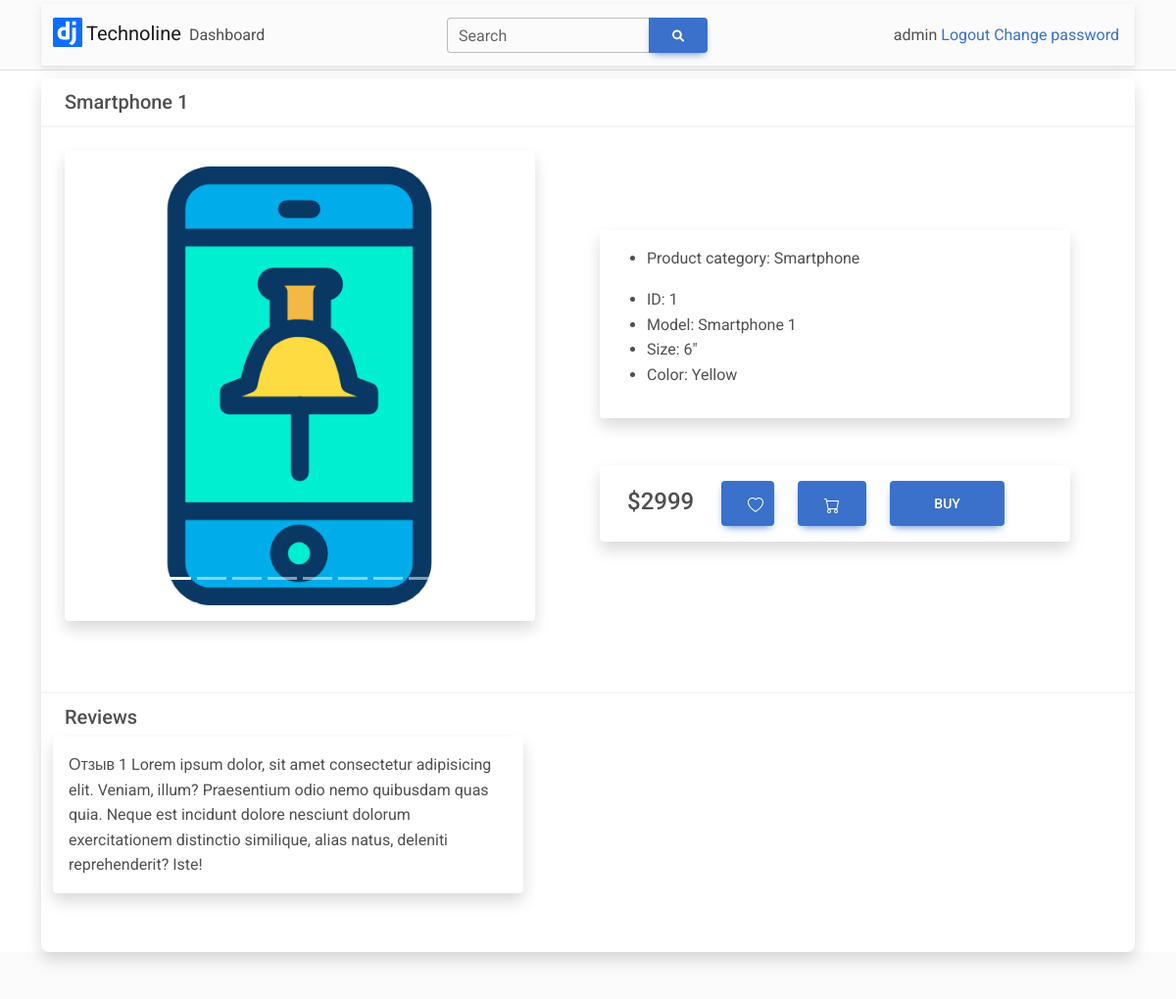
The page /product/1 (signed in) on the database its author committed.
### products/models.py (models this page shows, shortened)
class Product(models.Model):
    product_name = models.CharField(max_length=50, verbose_name='Product/Model name')
    category = models.ForeignKey(Category, on_delete=models.CASCADE)
    description = models.TextField(blank=True, null=True, default=None)
    preview_image = models.ImageField('preview_image')
    price = models.IntegerField(verbose_name='Price')
    created = models.DateTimeField(auto_now_add=True, auto_now=False)
    updated = models.DateTimeField(auto_now_add=False, auto_now=True)
    def __str__(self):
        return self.product_name

class Image(models.Model):
    product = models.ForeignKey(Product, on_delete=models.CASCADE, default=None, related_name='images')
    title = models.CharField(max_length=50, blank=True)
    image = models.ImageField(upload_to='products/image')
    created = models.DateTimeField(auto_now_add=True, auto_now=False)
    updated = models.DateTimeField(auto_now_add=False, auto_now=True)

class Category(models.Model):
    category_name = models.CharField(max_length=50, unique=True, verbose_name='Category Name')
    created = models.DateTimeField(auto_now_add=True, auto_now=False)
    updated = models.DateTimeField(auto_now_add=False, auto_now=True)
    def __str__(self):
        return self.category_name

class Size(models.Model):
    title = models.CharField(max_length=50)
    def __str__(self):
        return self.title

class Color(models.Model):
    title = models.CharField(max_length=50)
    def __str__(self):
        return self.title

### products/views.py (the view)
# urls.py: path('product/<int:product_id>', views.product_view, name='product-view'),
def product_view(request, product_id):
    product = Product.objects.get(pk=product_id)
    context = {
        'product': product
    }
    return render(request, 'products/product_view.html', context)

### products/models.py (called while the page is built)
    def get_model_fields(self):
        return [(field.verbose_name, getattr(self, field.name)) for field in Attribute._meta.fields]

### products/templates/products/product_view.html (shortened to what this page needs)
{% extends "base.html" %}
{% block content %}
	<div class="card shadow">
		<h5 class="card-header">{{ product.product_name }}</h5>
		<div class="card-body">
			<div class="row align-items-center">
				<div class="col">
					<div class="card shadow p-3 mb-5 bg-body rounded" style="width: 30rem;">
						{% include "carousel.html" with product=product %}
					</div>
				</div>
				<div class="col">
					<div class="card shadow p-3 mb-5 bg-body rounded" style="width: 30rem;">
						<ul>
							<li>Product category: {{ product.category }}</li>
							{% for name, value in product.attributes.get.get_model_fields %}
								<li>{{ name }}: {{ value }}</li>
							{% endfor %}
						</ul>
					</div>
					<div class="card shadow p-3 mb-5 bg-body rounded" style="width: 30rem;">
						<div class="container">
							<div class="row align-items-center">
								<div class="col-auto">
									<h4 class="mb-1 me-1">${{ product.price }}</h4>
								</div>
								<div class="col-auto">
									<button type="button" class="btn btn-primary btn-lg" style="width: 3rem;">
									</button>
								</div>
								<div class="col-auto">
									<button type="button" class="btn btn-primary btn-lg">
									</button>
								</div>
								<div class="col">
									<button type="button" class="btn btn-primary btn-lg w-75">Buy</button>
								</div>
							</div>
						</div>
					</div>
				</div>
			</div>
		</div>
		<div class="card-footer">
			<h5>Reviews</h5>
			<div class="row">
				<div class="card shadow p-3 mb-5 bg-body rounded" style="width: 30rem;">
					Отзыв 1 Lorem ipsum dolor, sit amet consectetur adipisicing elit. Veniam, illum? Praesentium odio nemo quibusdam quas quia. Neque est incidunt dolore nesciunt dolorum exercitationem distinctio similique, alias natus, deleniti reprehenderit? Iste!
				</div>
			</div>
		</div>
	</div>
{% endblock content %}

### templates/nav.html (shortened to what this page needs)
<nav class="navbar navbar-expand-lg navbar-light bg-light">
  <div class="container-fluid justify-content-between">
    <div class="d-flex">
      <a class="navbar-brand me-2 mb-1 d-flex align-items-center" href="{% url 'index' %}">
        <img
          src="/static/logo.svg"
          width="30"
          height="30"
          alt=""
          loading="lazy"
          style="margin-top: -1px;"
        />
        Technoline
      </a>
      <a class="nav-link w-auto my-auto d-none d-sm-flex" href="#">Dashboard</a>
    </div>
    <ul class="navbar-nav flex-row d-none d-md-flex">
      <li class="nav-item me-3 me-lg-1 active">
        <form class="input-group w-auto my-auto d-none d-sm-flex" role="search" method="GET" action="{% url 'search-view' %}">
          <div class="input-group">
            <div class="form-outline">
              <input type="search" id="form1" class="form-control" name="query"/>
              <label class="form-label" for="form1">Search</label>
            </div>
            <button type="submit" class="btn btn-primary">
              <i class="fas fa-search"></i>
            </button>
          </div>
        </form>
      </li>
    </ul>
    <ul class="navbar-nav flex-row">
      <li class="nav-item me-3 me-lg-1">
        {% if user.is_authenticated %}
        {{user.username}}
        <a href="{% url 'logout' %}">Logout</a>
        <a href="{% url 'password_change' %}">Change password</a>
      {% endif %}
      </li>
    </ul>
  </div>
</nav>

### templates/carousel.html (shortened to what this page needs)
<div id="carouselExampleIndicators" class="carousel slide" data-mdb-ride="carousel">
  <div class="carousel-indicators">
    <button
      type="button"
      data-mdb-target="#carouselExampleIndicators"
      data-mdb-slide-to="0"
      class="active"
      aria-current="true"
      aria-label="Slide 1"
    ></button>
    {% for image in product.images.all %}
    <button
      type="button"
      data-mdb-target="#carouselExampleIndicators"
      data-mdb-slide-to="{{ forloop.counter }}"
      aria-label="{{ forloop.counter }}"
    ></button>
    {% endfor %}
  </div>
  <div class="carousel-inner">
    <div class="carousel-item active">
      <img src="{{ product.preview_image.url }}" class="d-block w-100" alt=""/>
    </div>
  </div>
  <button class="carousel-control-prev" type="button" data-mdb-target="#carouselExampleIndicators" data-mdb-slide="prev">
    <span class="carousel-control-prev-icon" aria-hidden="true"></span>
  </button>
  <button class="carousel-control-next" type="button" data-mdb-target="#carouselExampleIndicators" data-mdb-slide="next">
    <span class="carousel-control-next-icon" aria-hidden="true"></span>
  </button>
</div>

### rows shown on the page
Product: product_name "Smartphone 1", preview_image (picture), category "Smartphone", name "Model", price "2999"
Size: name "Size", title "6\""
Color: name "Color", title "Yellow"

### other values the page prints
{{ user.username }} "admin"
{{ name }} "ID"
{{ value }} "1"
